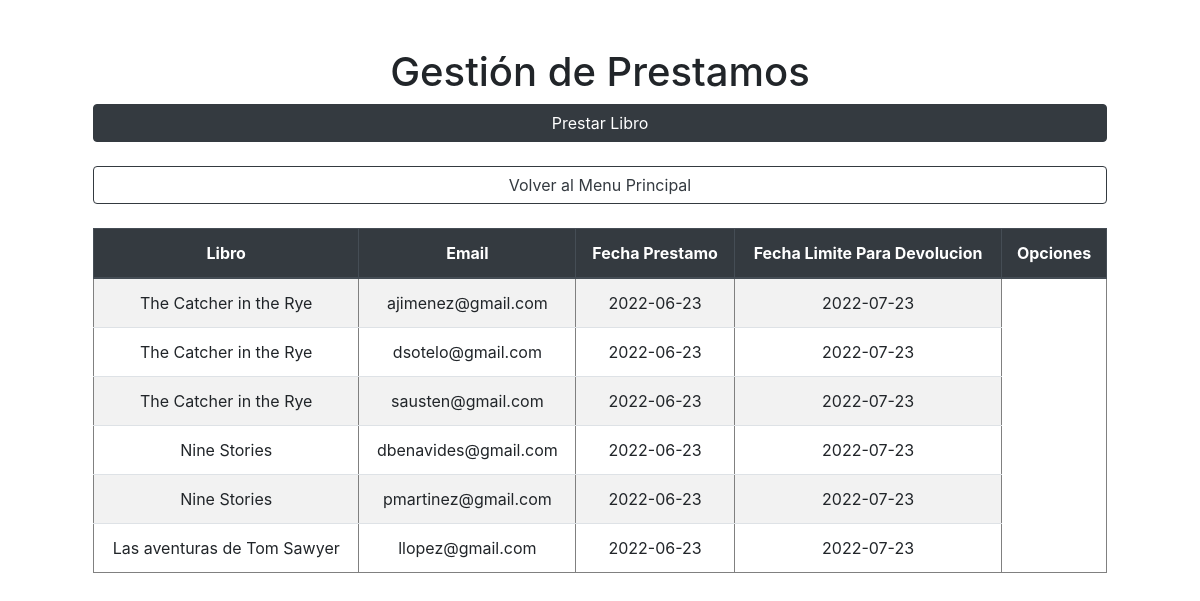
The page /Prestamos/gestionPrestamos.php on the database its author committed.
### tables this page shows
CREATE TABLE UserBooks (
    UserId INT NOT NULL,
    BookId  INT NOT NULL,
    LoanDate Date,
    ExDate Date,
    PRIMARY KEY (UserId,BookId,LoanDate),
    FOREIGN KEY (UserId) REFERENCES Users(Id_U) ON DELETE CASCADE,
    FOREIGN KEY (BookId) REFERENCES Books(Id_B) ON DELETE CASCADE
);

CREATE TABLE Books (
    Id_B INT NOT NULL AUTO_INCREMENT,
    Title VARCHAR(50) NOT NULL,
    PRIMARY KEY(Id_B)
);

CREATE TABLE Users (
    Id_U INT NOT NULL AUTO_INCREMENT,
    Name VARCHAR(70) NOT NULL,
    Email VARCHAR(50) NOT NULL,
    PRIMARY KEY(Id_U)
);

### Prestamos/gestionPrestamos.php (the view, shortened to what this page needs)
<?php
include '../DB/conexion_db.php'; ?>
<!DOCTYPE html>
<html lang="en">
<head>
    <link rel="stylesheet" href="https://stackpath.bootstrapcdn.com/bootstrap/4.3.1/css/bootstrap.min.css">
</head>
<body class="container">
    <div class="d-flex justify-content-center flex-column  m-5">
        <h1 class="text-center">Gestión de Prestamos</h1>
         <a href=".agregar_prestamo.php" class="btn btn-dark mb-4">  Prestar Libro</a>
        <a href="./../" class="btn btn-outline-dark mb-4"> Volver al Menu Principal</a>
        <div class="table-responsive">
            <table border="1" cellpadding="2" class="table table-striped">
                <thead class="thead-dark">
                    <tr>
                        <th scope="col" class="text-center">Libro</th>
                        <th scope="col" class="text-center">Email</th>
                        <th scope="col" class="text-center">Fecha Prestamo</th>
                        <th scope="col" class="text-center">Fecha Limite Para Devolucion</th>
                        <th scope="col" class="text-center">Opciones</th>
                    </tr>
                </thead>
                <tbody>
                    <?php
                    $query =
                        'SELECT b.Title, u.Email, ub.LoanDate, ub.ExDate FROM Books b, Users u, UserBooks ub WHERE b.Id_B=ub.BookId AND u.Id_U=ub.UserID';
                    $resultado = mysqli_query($conn, $query);
                    while ($fila = mysqli_fetch_array($resultado)) { ?>
                        <tr>
                            <td scope="row" class="text-center"><?php echo $fila[
                                'Title'
                            ]; ?></td>
                            <td class="text-center"><?php echo $fila[
                                'Email'
                            ]; ?></td>
                            <td class="text-center"><?php echo $fila[
                                'LoanDate'
                            ]; ?></td>
                             <td class="text-center"><?php echo $fila[
                                 'ExDate'
                             ]; ?></td>
                        </tr>
                    <?php }
                    ?>
                </tbody>
            </table>
        </div>
    </div>
</body>
</html>

### rows shown on the page
userbooks: BookId.Title "The Catcher in the Rye", UserId.Email "ajimenez@gmail.com", LoanDate "2022-06-23", ExDate "2022-07-23"
userbooks: BookId.Title "The Catcher in the Rye", UserId.Email "dsotelo@gmail.com", LoanDate "2022-06-23", ExDate "2022-07-23"
userbooks: BookId.Title "The Catcher in the Rye", UserId.Email "sausten@gmail.com", LoanDate "2022-06-23", ExDate "2022-07-23"
userbooks: BookId.Title "Nine Stories", UserId.Email "dbenavides@gmail.com", LoanDate "2022-06-23", ExDate "2022-07-23"
userbooks: BookId.Title "Nine Stories", UserId.Email "pmartinez@gmail.com", LoanDate "2022-06-23", ExDate "2022-07-23"
userbooks: BookId.Title "Las aventuras de Tom Sawyer", UserId.Email "llopez@gmail.com", LoanDate "2022-06-23", ExDate "2022-07-23"
